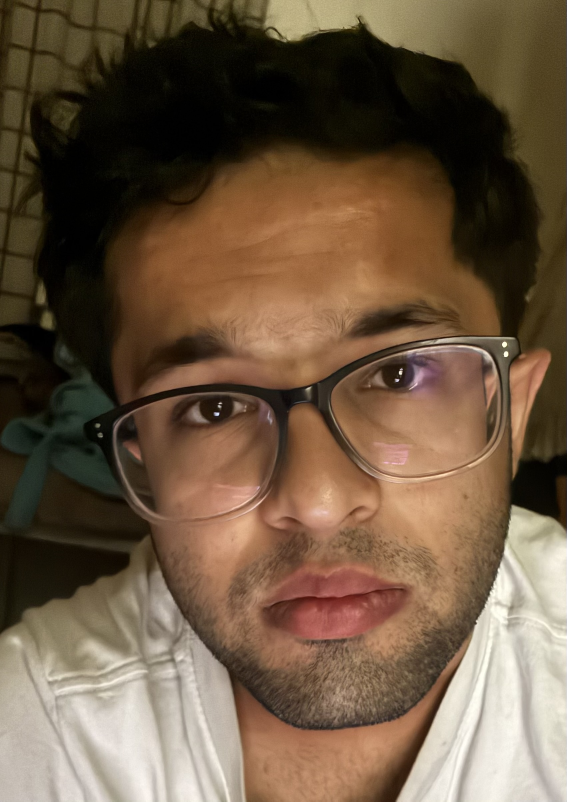
#> input picture pipeline/input/source.jpg, 1699 x 2404 px, found by its file name (shown at 1/3 size)
$ python preprocess.py --source pipeline/input/source.jpg --target pipeline/input/target.jpg
#> lines starting #> are read from the running program, lines starting #| are printed output that depends on the picture
"""
pipeline/preprocess.py

Resizes raw source and target images to 512x512 and saves them as
pipeline-ready inputs. Run this once before any other pipeline script.

Outputs saved to pipeline/input/:
  - source_512.jpg
  - target_512.jpg

Usage:
  python pipeline/preprocess.py
  python pipeline/preprocess.py --source pipeline/input/source.jpg --target pipeline/input/target.jpg
  python pipeline/preprocess.py --size 512
"""

from __future__ import annotations

import argparse
from pathlib import Path

from PIL import Image


RESOLUTION = 512


def resize_and_save(src_path: Path, out_path: Path, size: int) -> None:
#> called with size = 512
    img = Image.open(src_path).convert("RGB")
#> img is the input picture: PIL image 1699x2404 RGB; mean R, G, B 109.3, 88.1, 66.7
    original = img.size
#> original = (1699, 2404)
    img = img.resize((size, size), Image.LANCZOS)
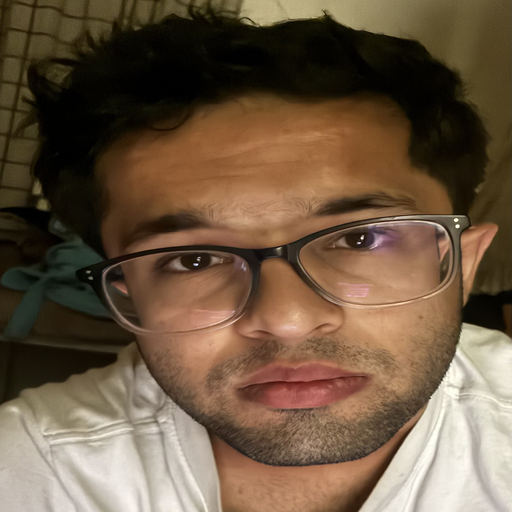
#> img: PIL image 512x512 RGB; mean R, G, B 109.3, 88.1, 66.7
    img.save(out_path, quality=95)
    print(f"[preprocess] {src_path.name} : {original[0]}x{original[1]} -> {size}x{size} -> {out_path.name}")
#| [preprocess] source.jpg : 1699x2404 -> 512x512 -> source_512.jpg


def main(args: argparse.Namespace) -> None:
    source = Path(args.source)
    target = Path(args.target)
    size   = args.size
    out    = Path(args.source).parent   # save back into pipeline/input/

    assert source.exists(), f"Source image not found: {source}"
    assert target.exists(), f"Target image not found: {target}"

    resize_and_save(source, out / f"source_{size}.jpg", size)
    resize_and_save(target, out / f"target_{size}.jpg", size)
#> call 2 of resize_and_save, with size = 512
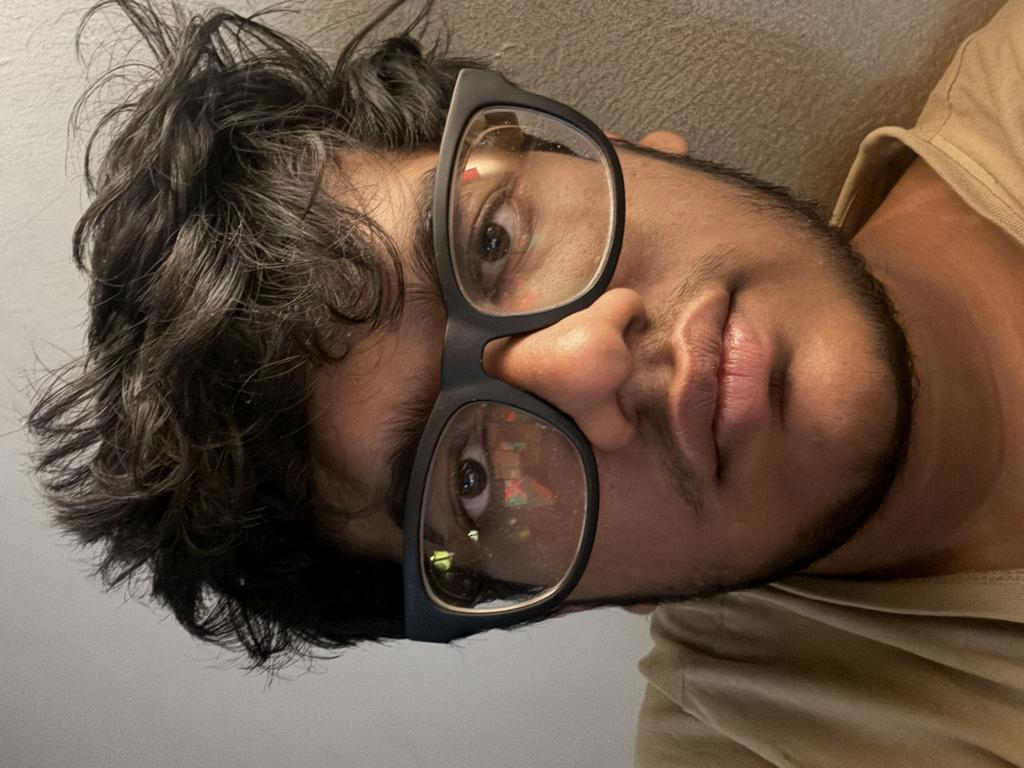
#> input picture pipeline/input/target.jpg, 1024 x 768 px, found by its file name
#> in resize_and_save, img is the input picture: PIL image 1024x768 RGB; mean R, G, B 109.1, 88.9, 72.6
#> in resize_and_save (call 2), `img = img.resize((size, size), Image.LANCZOS)`:
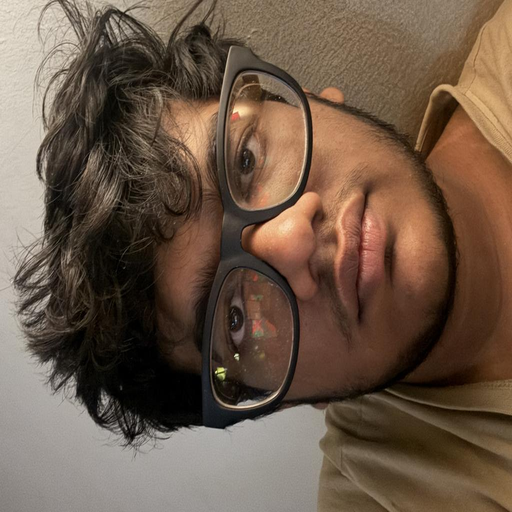
#> img: PIL image 512x512 RGB; mean R, G, B 109.1, 88.9, 72.6
#| [preprocess] target.jpg : 1024x768 -> 512x512 -> target_512.jpg

    print("[preprocess] done. Use source_512.jpg and target_512.jpg in all pipeline scripts.")


if __name__ == "__main__":
    root = Path(__file__).parent

    parser = argparse.ArgumentParser(description="Resize source and target images for pipeline")
    parser.add_argument("--source", default=str(root / "input" / "source.jpg"))
    parser.add_argument("--target", default=str(root / "input" / "target.jpg"))
    parser.add_argument("--size",   type=int, default=RESOLUTION)
    main(parser.parse_args())
